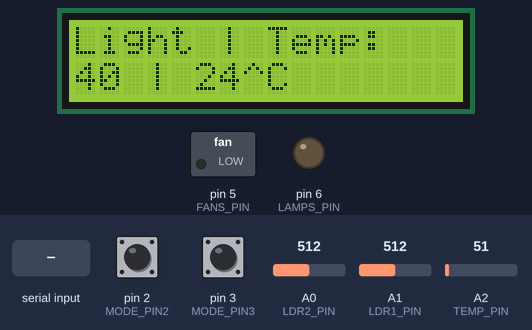
The program below on a simulated Arduino Uno, built with avr-gcc and run on an emulated ATmega328P. On the bench: 16×2 character LCD, switched loads named in the program (green lamp = pin HIGH), output pins drawn as LEDs (lit = HIGH). Inputs (shaded band) come from the test bench; at power-on: A2 (TEMP_PIN) = 51, pin 2 (MODE_PIN2) HIGH, pin 3 (MODE_PIN3) HIGH, A0 (LDR2_PIN) = 512, A1 (LDR1_PIN) = 512. What the program prints to the serial monitor is not drawn.

Above: at 1.2 s.
1.3 s: A2 (TEMP_PIN) set to 23
At 2.1 s:
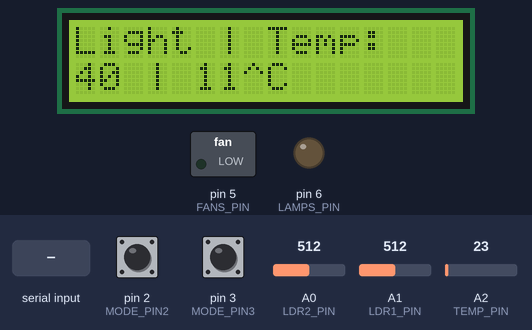
2.8 s: A2 (TEMP_PIN) set to 18
At 3.2 s:
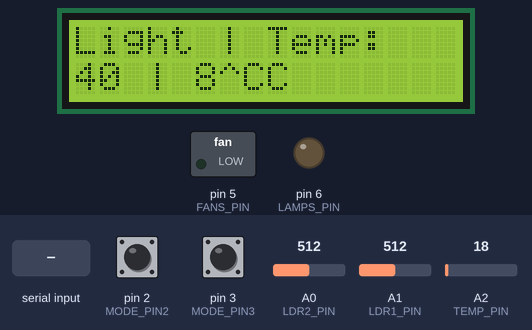
4.3 s: "L90\n" received over Serial
At 6.3 s:
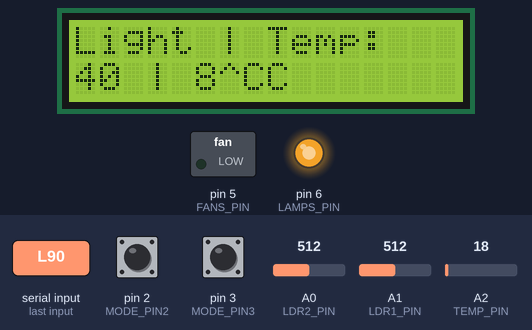
6.8 s: pin 2 (MODE_PIN2) pulled LOW for 0.15 s
At 8.1 s:
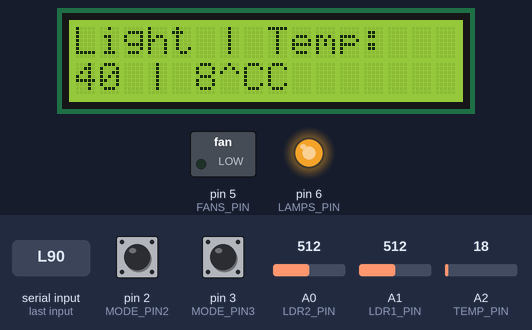
8.4 s: "T90\n" received over Serial
At 10.6 s:
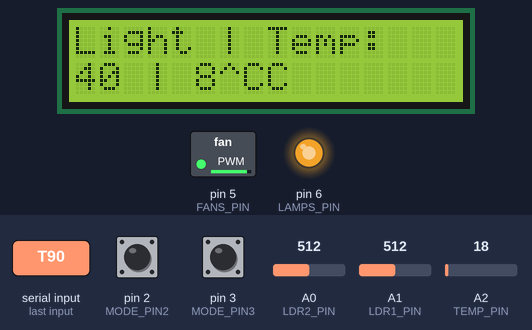
10.9 s: pin 2 (MODE_PIN2) pulled LOW for 1 s
At 11.7 s:
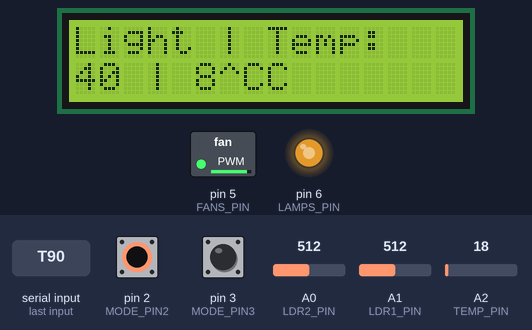
Timing chart, 0 to 13.9 s (numbered marks = the images above; inputs shaded):
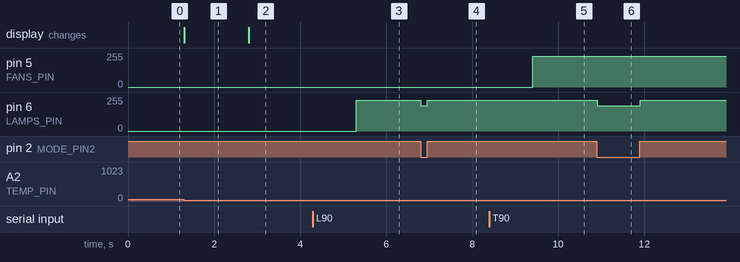

The program:

main.cpp
```cpp
#include <Arduino.h>
#include <LiquidCrystal.h>
#include <Server.h>

#define LAMPS_PIN 6
#define LDR1_PIN A1
#define LDR2_PIN A0
#define MODE_PIN2 2
#define MODE_PIN3 3
#define TEMP_PIN A2
#define FANS_PIN 5

LiquidCrystal lcd(13, 12, 11, 10, 9, 8);
int LDR1Value = 0, LDR2Value = 0;
int manualTemp = 0, manualLight = 0;
bool is_lamps_auto = true, is_fan_auto = false;
char text[15];
char input_buffer[6];

void setup() {
pinMode(LDR1_PIN, INPUT);
pinMode(LDR2_PIN, INPUT);
Serial.begin(9600);
lcd.begin(16, 2);
lcd.print("Light | Temp:");
}

void setMode(){
  is_lamps_auto = ! digitalRead(MODE_PIN2);
  is_fan_auto = ! digitalRead(MODE_PIN3);
}

void runLampAutoMode(int value){
  if(0 <= value && value < 25)
    analogWrite(LAMPS_PIN, map(100, 0, 100, 0, 255));
  else if(25 <= value && value < 50)
    analogWrite(LAMPS_PIN, map(75, 0, 100, 0, 255));
  else if(50 <= value && value < 75)
    analogWrite(LAMPS_PIN, map(50, 0, 100, 0, 255));
  else if(75 <= value && value <= 100)
    analogWrite(LAMPS_PIN, map(25, 0, 100, 0, 255));
}

int getLightAVG(){
  LDR1Value = map(analogRead(LDR1_PIN) * 0.0048828125, 0, 5, 0, 100);
  LDR2Value = map(analogRead(LDR2_PIN) * 0.0048828125, 0, 5, 0, 100);
  int LDR_AVG = (LDR1Value + LDR2Value) / 2;
  return LDR_AVG;
}

void updateLCD(int LDR_AVG, int temp){
  lcd.setCursor(0,1);
  sprintf(text, "%d | %d^C", LDR_AVG, temp);
  lcd.print(text);
}

int getTemp(){
  int temp_adc_val;
  float temp_val;
  temp_adc_val = analogRead(TEMP_PIN);
  temp_val = (temp_adc_val * 4.88);
  temp_val = (temp_val/10);
  return (int)temp_val;
}

void runLampManualMode(int value){
    analogWrite(LAMPS_PIN, map(value, 0, 100, 0, 255));
}

void manageLamps(int LDR_AVG, int manualLight){
  if (is_lamps_auto)
    runLampAutoMode(LDR_AVG);
  else
    runLampManualMode(manualLight);
}

void runFanAutoMode(int value){
  if(value <= 25)
    digitalWrite(FANS_PIN, 0);
  else if(30 <= value && value < 35)
    analogWrite(FANS_PIN, map(30, 0, 100, 0, 255));
  else if(35 <= value && value < 40)
    analogWrite(FANS_PIN, map(50, 0, 100, 0, 255));
  else if(40 <= value && value < 45)
    analogWrite(FANS_PIN, map(70, 0, 100, 0, 255));
  else if(45 <= value && value <= 50)
    analogWrite(FANS_PIN, map(100, 0, 100, 0, 255));
}
void runFanManualMode(int value){
    analogWrite(FANS_PIN, map(value, 0, 100, 0, 255));
}

void manageFan(int temp, int manualTemp){
  if (is_fan_auto)
    runFanAutoMode(temp);
  else
    runFanManualMode(manualTemp);
}

unsigned long last_time = 0;
void sendViaUART(int LDR_AVG, int temp){
  if ( millis() - last_time > 1000 ){
    last_time = millis();

    Serial.print("\r\nTemp:");
    Serial.print(temp);
    Serial.print(" Light:");
    Serial.print(LDR_AVG);

    Serial.print("\n\rManual Light:");
    Serial.print(manualLight);
    Serial.print("\n\rManual Temp:");
    Serial.print(manualTemp);

  }
}

int convert(String str){
	int x=0;
  int i=1;
	char ch = str[i];
	while(ch>=48 && ch <=57){
		x=x*10+(ch-48);
		i++;
		ch=str[i];
	}
	return x;
}

void receiveViaUART(){
    if(Serial.available( )>0) {
        String buffer = Serial.readString();
        if (buffer[0] == 'L') {
            manualLight = convert(buffer);
        }
        else if (buffer[0] == 'T') {
            manualTemp = convert(buffer);
        }
        else{
            // print some error message
            // preserve current valeus
        }
    }
}

void loop() {
  setMode();

  int LDR_AVG = getLightAVG();
  int temp = getTemp();
  sendViaUART(LDR_AVG, temp);
  updateLCD(LDR_AVG, temp);
  receiveViaUART();
  manageLamps(LDR_AVG, manualLight);
  manageFan(temp, manualTemp);

}
```

Measured:
- the behaviour switches between 21 and 20 on A2 (TEMP_PIN) (found by bisection; images 1 and 2)
- after the input at 1.3 s, the display: changes at once (image 1)
- after the input at 2.8 s, the display: changes at once (image 2)
- after the input at 4.3 s, pin 6 (LAMPS_PIN): 0/255 → 229/255 after 1.0 s
- after the input at 6.8 s, pin 6 (LAMPS_PIN): 229/255 → 191/255 at once, → 229/255 0.15 s later
- after the input at 8.4 s, pin 5 (FANS_PIN): 0/255 → 229/255 after 1.0 s
- after the input at 10.9 s, pin 6 (LAMPS_PIN): 229/255 → 191/255 at once, → 229/255 1.0 s later
